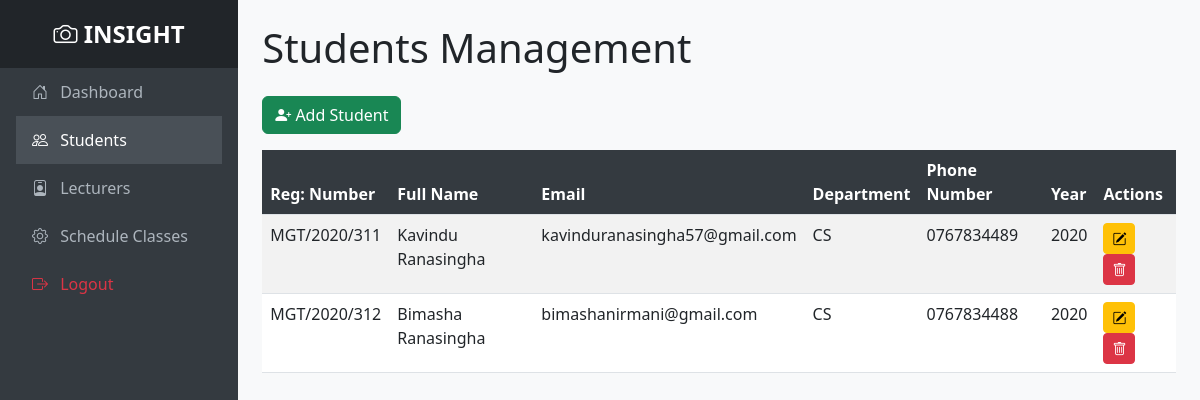
The app's page /students/ (signed in) with its own data.
### app/models.py (models this page shows, shortened)
class Students(models.Model):
    DEPARTMENT_CHOICES = [
        ('CS', 'Computer Science'),
        ('IT', 'Information Technology'),
        ('ENG', 'Engineering'),
        ('BIZ', 'Business'),
        ('SCI', 'Science'),
    ]
    s_reg_number = models.CharField(max_length=20, unique=True)
    s_first_name = models.CharField(max_length=50)
    s_last_name = models.CharField(max_length=50)
    s_email = models.EmailField(unique=True)
    s_phone = models.CharField(max_length=15)
    s_Year = models.IntegerField(null=True)
    s_department = models.CharField(max_length=50, choices=DEPARTMENT_CHOICES, default='CS')
    def full_name(self):
        return f"{self.s_first_name} {self.s_last_name}"

### app/views.py (the view)
# urls.py: path('students/', views.student_list, name='student_list'),
@login_required(login_url='/login/')
def student_list(request):
    students = Students.objects.all()
    form = StudentForm()
    return render(request, 'Students.html', {'students': students, 'form': form})

### templates/Students.html (shortened to what this page needs)
<!DOCTYPE html>
<html lang="en">
<head>
  <link
    href="https://cdn.jsdelivr.net/npm/bootstrap@5.3.0-alpha3/dist/css/bootstrap.min.css"
    rel="stylesheet"
  >
  <link
    href="https://cdn.jsdelivr.net/npm/bootstrap-icons/font/bootstrap-icons.css"
    rel="stylesheet"
  >
</head>
<body>
  <div class="dashboard">
    <div class="sidebar d-flex flex-column">
      <div class="logo">
        <i class="bi bi-camera"></i> INSIGHT
      </div>
      <nav class="nav flex-column px-3">
        <a href="{% url 'home' %}" class="nav-link">
          <i class="bi bi-house-door me-2"></i> Dashboard
        </a>
        <a href="{% url 'student_list' %}" class="nav-link active">
          <i class="bi bi-people me-2"></i> Students
        </a>
        <a href="{% url 'lecture_list' %}" class="nav-link">
          <i class="bi bi-person-badge me-2"></i> Lecturers
        </a>
        <a href="{% url 'class_schedule_list' %}" class="nav-link">
          <i class="bi bi-gear me-2"></i> Schedule Classes
        </a>
        <a href="{% url 'user_logout' %}" class="nav-link text-danger">
          <i class="bi bi-box-arrow-right me-2"></i> Logout
        </a>
      </nav>
    </div>
    <div class="content">
      <h1 class="mb-4">Students Management</h1>
      <button class="btn btn-success btn-add-student" data-bs-toggle="modal" data-bs-target="#addStudentModal">
        <i class="bi bi-person-plus-fill"></i> Add Student
      </button>
      <div class="table-responsive">
        <table class="table table-striped table-hover">
          <thead>
            <tr>
              <th>Reg: Number</th>
              <th>Full Name</th>
              <th>Email</th>
              <th>Department</th>
              <th>Phone Number</th>
              <th>Year</th>
              <th>Actions</th>
            </tr>
          </thead>
          <tbody>
            {% for student in students %}
            <tr>
              <td>{{ student.s_reg_number }}</td>
              <td>{{ student.full_name }}</td>
              <td>{{ student.s_email }}</td>
              <td>{{ student.s_department }}</td>
              <td>{{ student.s_phone }}</td>
              <td>{{ student.s_Year }}</td>
              <td>
                <button class="btn btn-sm btn-warning editStudentBtn" data-student='{"s_reg_number": "{{ student.s_reg_number }}", "s_first_name": "{{ student.s_first_name }}", "s_last_name": "{{ student.s_last_name }}", "s_email": "{{ student.s_email }}", "s_phone": "{{ student.s_phone }}",
                "s_Year": "{{ student.s_Year }}", "s_department": "{{ student.s_department }}"}' data-bs-toggle="modal"  data-bs-target="#editStudentModal">
                  <i class="bi bi-pencil-square"></i>
                </button>
                <button class="btn btn-sm btn-danger deleteStudentBtn" data-bs-toggle="modal" data-bs-target="#deleteStudentModal" data-student="{{ student.s_reg_number }}">
                  <i class="bi bi-trash"></i>
                </button>
              </td>
            </tr>
            {% endfor %}
          </tbody>
        </table>
      </div>
    </div>
  </div>
</body>
</html>

### templates/Students.html (style rules this page uses)
body { display: flex; min-height: 100vh; flex-direction: column; }
.dashboard { display: flex; flex-grow: 1; overflow: hidden; }
.sidebar { width: 250px; background-color: #343a40; color: white; transition: 0.3s; }
.sidebar .logo { text-align: center; font-size: 1.5rem; font-weight: bold; padding: 1rem; background: #212529; }
.sidebar .nav-link { color: #adb5bd; padding: 0.75rem 1rem; }
.sidebar .nav-link:hover, .sidebar .nav-link.active { background-color: #495057; color: white; }
.content { flex-grow: 1; background-color: #f8f9fa; overflow-y: auto; padding: 1.5rem; }
.table thead th { background-color: #343a40; color: white; }
.btn-add-student { margin-bottom: 1rem; }

### records on screen
Students: s_reg_number "MGT/2020/311", full_name "Kavindu Ranasingha", s_email "kavinduranasingha57@gmail.com", s_department "CS", s_phone "0767834489", s_Year "2020"
Students: s_reg_number "MGT/2020/312", full_name "Bimasha Ranasingha", s_email "bimashanirmani@gmail.com", s_department "CS", s_phone "0767834488", s_Year "2020"
